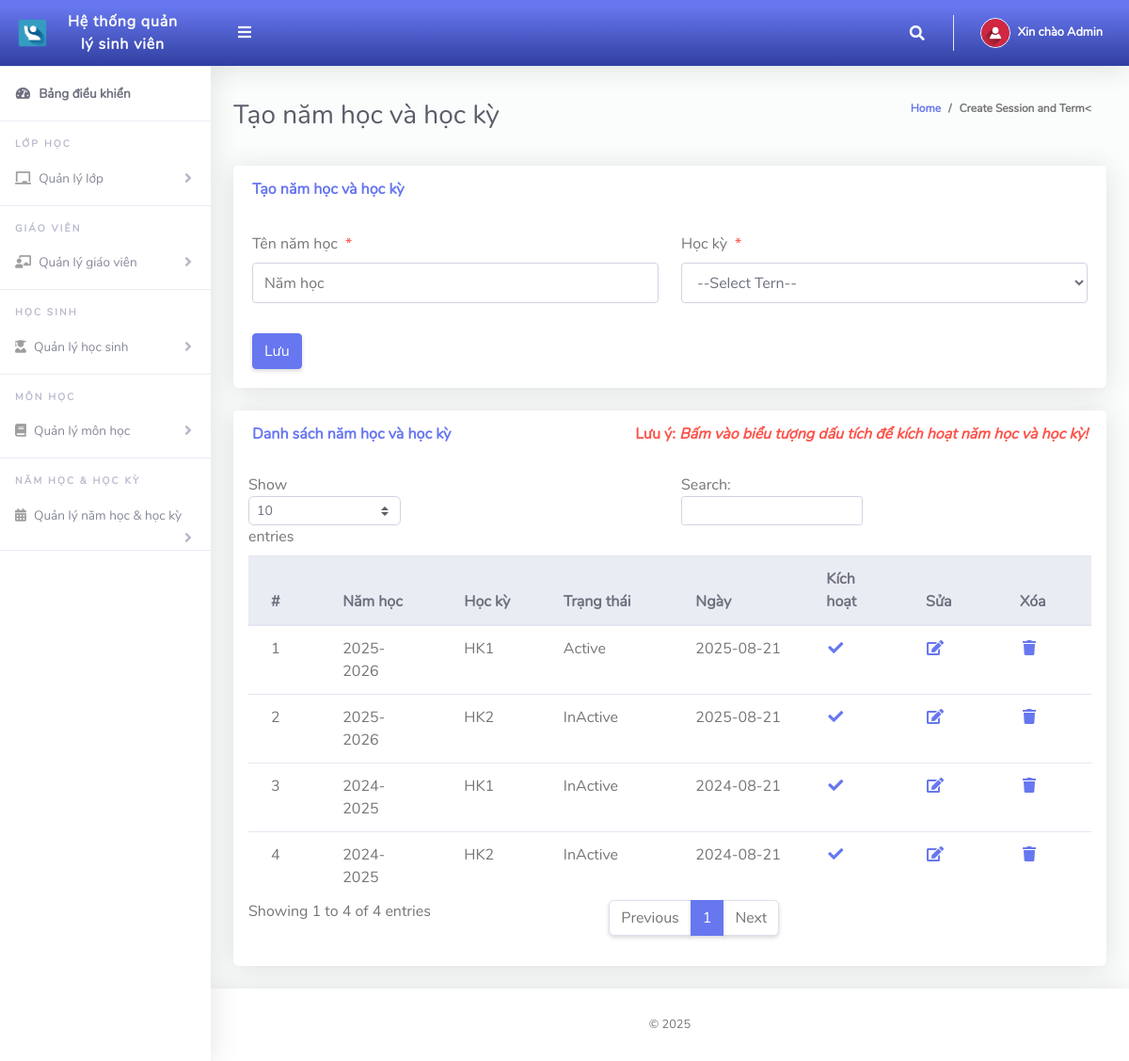
Page /Admin/createSessionTerm.php (signed in) on the committed database.
### tables this page shows
CREATE TABLE IF NOT EXISTS `tblsessionterm` (
  `Id` int(10) NOT NULL AUTO_INCREMENT,
  `sessionName` varchar(50) NOT NULL,
  `termId` varchar(50) NOT NULL,
  `isActive` varchar(10) NOT NULL,
  `dateCreated` varchar(50) NOT NULL,
  PRIMARY KEY (`Id`)
);

CREATE TABLE IF NOT EXISTS `tblterm` (
  `Id` int(10) NOT NULL AUTO_INCREMENT,
  `termName` varchar(20) NOT NULL,
  PRIMARY KEY (`Id`)
);

### Admin/createSessionTerm.php (the view, shortened to what this page needs)
<?php
include '../Includes/dbcon.php';
$row = array();
?>
<!DOCTYPE html>
<html lang="en">
<head>
  <link href="../vendor/fontawesome-free/css/all.min.css" rel="stylesheet" type="text/css">
  <link href="../vendor/bootstrap/css/bootstrap.min.css" rel="stylesheet" type="text/css">
  <link href="css/ruang-admin.min.css" rel="stylesheet">
</head>
<body id="page-top">
  <div id="wrapper">
      <?php include "Includes/sidebar.php";?>
    <div id="content-wrapper" class="d-flex flex-column">
      <div id="content">
       <?php include "Includes/topbar.php";?>
        <div class="container-fluid" id="container-wrapper">
          <div class="d-sm-flex align-items-center justify-content-between mb-4">
            <h1 class="h3 mb-0 text-gray-800">Tạo năm học và học kỳ</h1>
            <ol class="breadcrumb">
              <li class="breadcrumb-item"><a href="./">Home</a></li>
              <li class="breadcrumb-item active" aria-current="page">Create Session and Term<</li>
            </ol>
          </div>
          <div class="row">
            <div class="col-lg-12">
              <div class="card mb-4">
                <div class="card-header py-3 d-flex flex-row align-items-center justify-content-between">
                  <h6 class="m-0 font-weight-bold text-primary">Tạo năm học và học kỳ</h6>
                </div>
                <div class="card-body">
                  <form method="post">
                    <div class="form-group row mb-3">
                        <div class="col-xl-6">
                            <label class="form-control-label">Tên năm học<span class="text-danger ml-2">*</span></label>
                      <input type="text" class="form-control" name="sessionName" value="<?php echo isset($row['sessionName']) ? $row['sessionName'] : '';?>" id="exampleInputFirstName" placeholder="Năm học">
                        </div>
                        <div class="col-xl-6">
                            <label class="form-control-label">Học kỳ<span class="text-danger ml-2">*</span></label>
                              <?php
                        $qry= "SELECT * FROM tblterm ORDER BY termName ASC";
                        $result = $conn->query($qry);
                        $num = $result->num_rows;
                        if ($num > 0){
                          echo ' <select required name="termId" class="form-control mb-3">';
                          echo'<option value="">--Select Tern--</option>';
                                  echo '</select>';
                              }
                            ?>
                        </div>
                    </div>
                      <?php
                    if (isset($Id))
                    {
                    ?>
                    <button type="submit" name="update" class="btn btn-warning">Cập nhật</button>
                    &nbsp;&nbsp;&nbsp;&nbsp;&nbsp;&nbsp;&nbsp;&nbsp;&nbsp;&nbsp;
                    <?php
                    } else {
                    ?>
                    <button type="submit" name="save" class="btn btn-primary">Lưu</button>
                    <?php
                    }
                    ?>
                  </form>
                </div>
              </div>
                 <div class="row">
              <div class="col-lg-12">
              <div class="card mb-4">
                <div class="card-header py-3 d-flex flex-row align-items-center justify-content-between">
                  <h6 class="m-0 font-weight-bold text-primary">Danh sách năm học và học kỳ</h6>
                  <h6 class="m-0 font-weight-bold text-danger">Lưu ý: <i>Bấm vào biểu tượng dấu tích để kích hoạt năm học và học kỳ!</i></h6>
                </div>
                <div class="table-responsive p-3">
                  <table class="table align-items-center table-flush table-hover" id="dataTableHover">
                    <thead class="thead-light">
                      <tr>
                        <th>#</th>
                        <th>Năm học</th>
                        <th>Học kỳ</th>
                        <th>Trạng thái</th>
                        <th>Ngày</th>
                        <th>Kích hoạt</th>
                        <th>Sửa</th>
                        <th>Xóa</th>
                      </tr>
                    </thead>
                    <tbody>
                  <?php
                      $query = "SELECT tblsessionterm.Id,tblsessionterm.sessionName,tblsessionterm.isActive,tblsessionterm.dateCreated,
                      tblterm.termName
                      FROM tblsessionterm
                      INNER JOIN tblterm ON tblterm.Id = tblsessionterm.termId";
                      $rs = $conn->query($query);
                      $num = $rs->num_rows;
                      $sn=0;
                      if($num > 0)
                      {
                        while ($rows = $rs->fetch_assoc())
                          {
                            if($rows['isActive'] == '1'){$status = "Active";}else{$status = "InActive";}
                             $sn = $sn + 1;
                            echo"
                              <tr>
                                <td>".$sn."</td>
                                <td>".$rows['sessionName']."</td>
                                <td>".$rows['termName']."</td>
                                <td>".$status."</td>
                                <td>".$rows['dateCreated']."</td>
                                 <td><a href='?action=activate&Id=".$rows['Id']."'><i class='fas fa-fw fa-check'></i></a></td>
                                <td><a href='?action=edit&Id=".$rows['Id']."'><i class='fas fa-fw fa-edit'></i></a></td>
                                <td><a href='?action=delete&Id=".$rows['Id']."'><i class='fas fa-fw fa-trash'></i></a></td>
                              </tr>";
                          }
                      }
                      else
                      {
                           echo
                           "<div class='alert alert-danger' role='alert'>
                            No Record Found!
                            </div>";
                      }
                      ?>
                    </tbody>
                  </table>
                </div>
              </div>
            </div>
            </div>
          </div>
        </div>
      </div>
       <?php include "Includes/footer.php";?>
    </div>
  </div>
</body>
</html>

### Admin/Includes/topbar.php (shortened to what this page needs)
<?php
  $query = "SELECT * FROM tbladmin WHERE Id = ".$_SESSION['userId']."";
  $rs = $conn->query($query);
  $rows = $rs->fetch_assoc();
  $fullName = $rows['firstName']." ".$rows['lastName'];
?>
<nav class="navbar navbar-expand navbar-light bg-gradient-primary topbar mb-4 static-top">
          <button id="sidebarToggleTop" class="btn btn-link rounded-circle mr-3">
            <i class="fa fa-bars"></i>
          </button>
          <ul class="navbar-nav ml-auto">
            <li class="nav-item dropdown no-arrow">
              <a class="nav-link dropdown-toggle" href="#" id="searchDropdown" role="button" data-toggle="dropdown"
                aria-haspopup="true" aria-expanded="false">
                <i class="fas fa-search fa-fw"></i>
              </a>
            </li>
            <li class="nav-item dropdown no-arrow">
              <a class="nav-link dropdown-toggle" href="#" id="userDropdown" role="button" data-toggle="dropdown"
                aria-haspopup="true" aria-expanded="false">
                <img class="img-profile rounded-circle" src="img/user-icn.png" style="max-width: 60px">
                <span class="ml-2 d-none d-lg-inline text-white small"><b>Xin chào <?php echo $fullName;?></b></span>
              </a>
            </li>
          </ul>
        </nav>

### rows in the picture
tblsessionterm: sessionName "2025-2026", termId.termName "HK1", isActive "Active", dateCreated "2025-08-21"
tblsessionterm: sessionName "2025-2026", termId.termName "HK2", isActive "InActive", dateCreated "2025-08-21"
tblsessionterm: sessionName "2024-2025", termId.termName "HK1", isActive "InActive", dateCreated "2024-08-21"
tblsessionterm: sessionName "2024-2025", termId.termName "HK2", isActive "InActive", dateCreated "2024-08-21"

### other values in the picture
$fullName "Admin"
